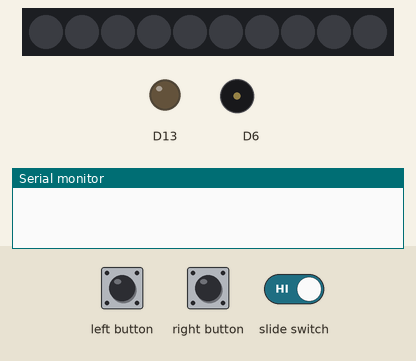
Recording of a sketch running on a simulated Adafruit Circuit Playground Express. Shown: 10 RGB LEDs in strip order, left to right, output pins drawn as LEDs (lit = HIGH), buzzer (waves = sounding), the last lines printed to the serial monitor. The test bench sets the inputs (shaded band). Dim RGB values are drawn brighter than linear; random numbers use the default seed unless the sketch sets one.

Above: at 1.2 s.
1.3 s: left button pressed for 3.2 s
At 3.7 s:
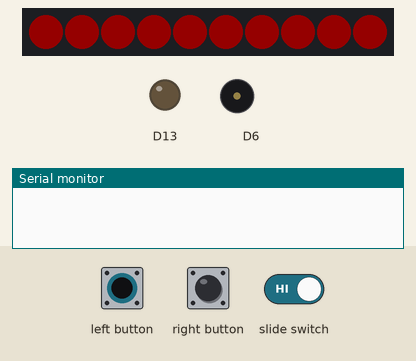
6.8 s: left button set HIGH
At 8.6 s:
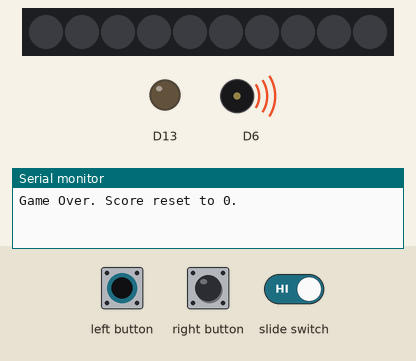
9.8 s: left button set LOW
At 11.3 s:
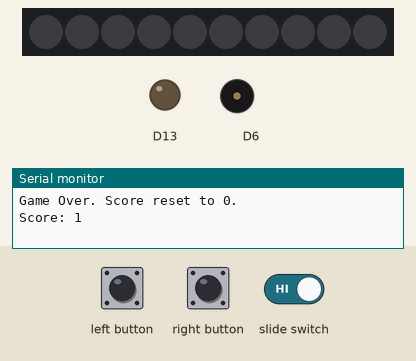
12.1 s: right button pressed for 1 s
At 13.6 s:
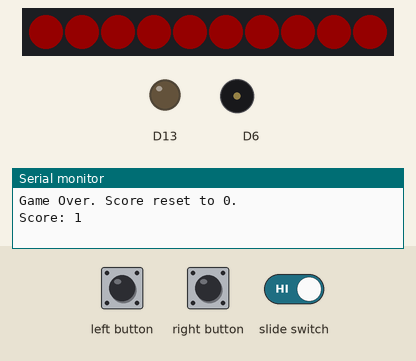
Timing chart, 0 to 15.1 s (numbered marks = the images above; inputs shaded):
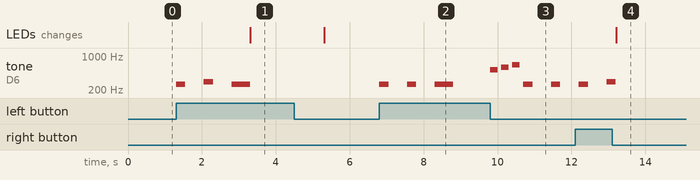

Measured:
- after the input at 1.3 s, tone on D6: plays 262 Hz for 0.25 s, 294 Hz for 0.25 s, 262 Hz for 0.50 s, starting at once; the LEDs: change after 2.0 s (image 1)
- after the input at 6.8 s, tone on D6: goes 262 Hz 0.25 s, silent 0.50 s, 262 Hz 0.25 s, silent 0.50 s, 262 Hz 0.50 s, then silent, starting at once
- after the input at 9.8 s, tone on D6: plays 523 Hz for 0.20 s, 587 Hz for 0.20 s, 659 Hz for 0.20 s, 262 Hz for 0.25 s, 262 Hz for 0.25 s, starting at once
- after the input at 12.1 s, the LEDs: change after 1.1 s (image 4)

The sketch:

finalgamecode.ino
```cpp
#include <Adafruit_CircuitPlayground.h>

int gameState = 0; // 0: IDLE, 1: PLAY_SEQUENCE, 2: USER_INPUT, 3: VICTORY, 4: END
int sequenceLength = 2;
int sequence[100]; // Maximum sequence length is 100
int userInput[100];
int userInputIndex = 0;
int score = 0;
int totalRounds = 5; // Number of rounds to play

const int LEFT_TONE = 262;  // C4
const int RIGHT_TONE = 294; // D4
const int VICTORY_TONE_1 = 523; // C5
const int VICTORY_TONE_2 = 587; // D5
const int VICTORY_TONE_3 = 659; // E5
const int WIN_TUNE[] = {700, 700, 700, 700, 700}; // A4, C5, E5

const int SWITCH_PIN = 7; // Assuming the switch is connected to pin 7

volatile bool switchPressed = false; // Flag to indicate switch state
volatile bool tonePlaying = false; // Flag to indicate if a tone is currently playing

void setup() {
    pinMode(SWITCH_PIN, INPUT_PULLUP); // Set switch pin as input with internal pull-up resistor
    CircuitPlayground.begin();
    Serial.begin(9600);
    randomSeed(analogRead(0)); // Seed the random generator
}

void loop() {
    // Check the state of the switch
    if (digitalRead(SWITCH_PIN) == LOW) {
        // Interrupt any playing tone if the switch is pressed
        if (tonePlaying) {
            CircuitPlayground.playTone(0, 1); // Play silent tone to stop any tones
            tonePlaying = false;
        }
        CircuitPlayground.clearPixels(); // Turn off lights
        delay(50); // Debounce delay
        switchPressed = true; // Set switch flag
    } else {
        switchPressed = false;
    }

    // Game logic only runs if the game is not ended by the switch
    if (!switchPressed) {
        if (gameState == 0) { // IDLE
            if (CircuitPlayground.leftButton()) {
                startGame();
            }
        } else if (gameState == 1) { // PLAY_SEQUENCE
            playSequence();
        } else if (gameState == 2) { // USER_INPUT
            checkUserInput();
        } else if (gameState == 3) { // VICTORY
            if (!CircuitPlayground.leftButton()) { // Check if the switch is still pressed
                playVictoryTone();
                if (score < totalRounds) {
                    startGame();
                } else {
                    endGame();
                }
            }
        } else if (gameState == 4) { // END
            endGame();
        }
    }
}

void startGame() {
    gameState = 1; // PLAY_SEQUENCE
    if (score < totalRounds) {
        sequenceLength = 2 + score; // Increase sequence length with each round
    } else {
        sequenceLength = 2; // Reset sequence length after reaching the desired rounds
    }
    for (int i = 0; i < sequenceLength; ++i) {
        sequence[i] = random(2); // 0 for LEFT, 1 for RIGHT
    }
}

void playSequence() {
    for (int i = 0; i < sequenceLength; ++i) {
        if (sequence[i] == 0) {
            CircuitPlayground.playTone(LEFT_TONE, 250);
        } else {
            CircuitPlayground.playTone(RIGHT_TONE, 250);
        }
        tonePlaying = true; // Set tone playing flag
        for (int j = 0; j < 100; j++) { // Check switch state periodically during delay
            if (digitalRead(SWITCH_PIN) == LOW) {
                switchPressed = true;
                break;
            }
            delay(5); // Short delay for responsiveness
        }
        if (switchPressed) { // Check if switch is pressed during delay
            tonePlaying = false;
            return;
        }
    }
    tonePlaying = false; // Reset tone playing flag
    userInputIndex = 0;
    gameState = 2; // USER_INPUT
}

void checkUserInput() {
    if (CircuitPlayground.leftButton()) { // Check if the left touch pad is pressed
        if (!checkInput(0)) return;
    } else if (CircuitPlayground.rightButton()) { // Check if the right touch pad is pressed
        if (!checkInput(1)) return;
    }
}

bool checkInput(int input) {
    userInput[userInputIndex] = input;
    userInputIndex++;

    if (input == 0) {
        CircuitPlayground.playTone(LEFT_TONE, 250);
    } else {
        CircuitPlayground.playTone(RIGHT_TONE, 250);
    }

    if (input != sequence[userInputIndex - 1]) {
        gameState = 4; // END
        return false;
    }

    if (userInputIndex == sequenceLength) {
        score++;
        Serial.print("Score: ");
        Serial.println(score);
        gameState = 3; // VICTORY
    }
    return true;
}

void playVictoryTone() {
    if (!switchPressed) { // Check if switch is not pressed
        CircuitPlayground.playTone(VICTORY_TONE_1, 200);
        delay(100);
        CircuitPlayground.playTone(VICTORY_TONE_2, 200);
        delay(100);
        CircuitPlayground.playTone(VICTORY_TONE_3, 200);
        delay(100);
        if (score == totalRounds) {
            for (int i = 0; i < 3; ++i) {
                CircuitPlayground.playTone(WIN_TUNE[i], 200); // Softer tone, shorter duration
                delay(300);
            }
            Serial.println("You Win!");
        }
    }
}

void endGame() {
    if (score == totalRounds) {
        for (int i = 0; i < 10; ++i) {
            CircuitPlayground.setPixelColor(i, 0, 255, 0); // Set all LEDs to green
        }
        delay(2000);
        CircuitPlayground.clearPixels();
        gameState = 0; // Start the next round
        sequenceLength = 2; // Reset sequence length to 2 for round 1
        score = 0; // Reset score for the next round
        Serial.println("Starting Round 1.");
    } else {
        for (int i = 0; i < 10; ++i) {
            CircuitPlayground.setPixelColor(i, 255, 0, 0); // Set all LEDs to red
        }
        delay(2000);
        CircuitPlayground.clearPixels();
        gameState = 0; // Reset game state to IDLE
        sequenceLength = 2; // Reset sequence length
        score = 0; // Reset score
        Serial.println("Game Over. Score reset to 0.");
    }
    for (int i = 0; i < 100; ++i) {
        sequence[i] = -1;
        userInput[i] = -1; // Reset userInput array
    }
}
```
